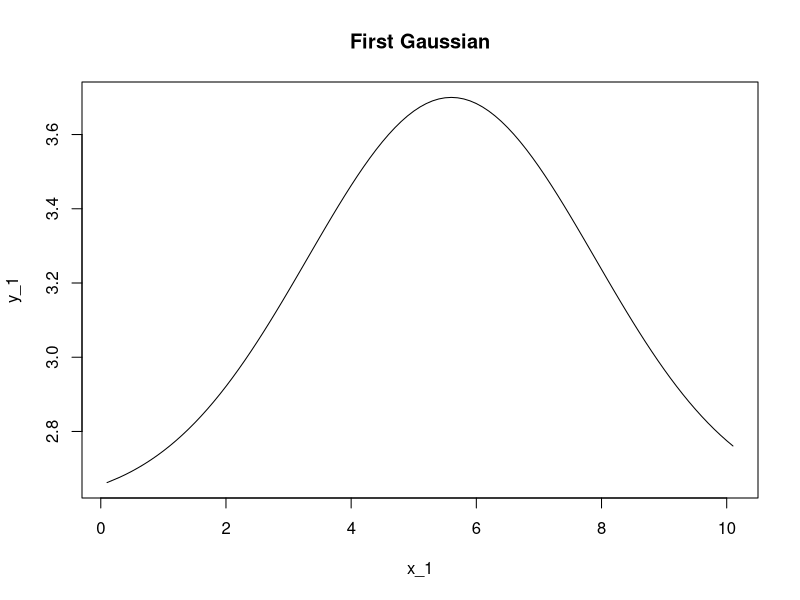
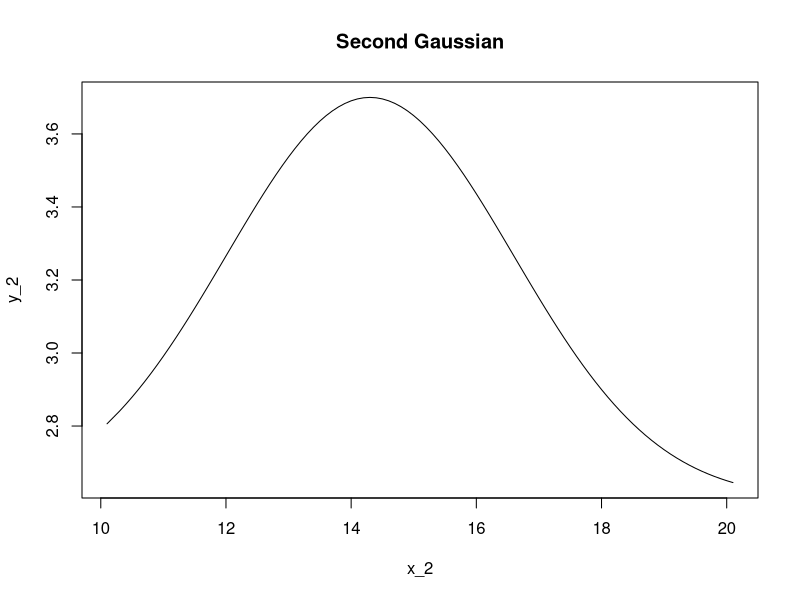
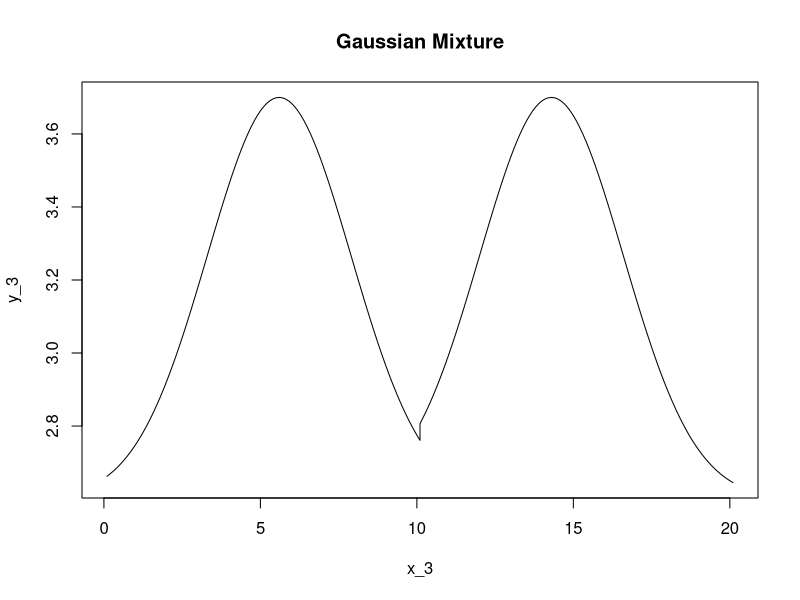
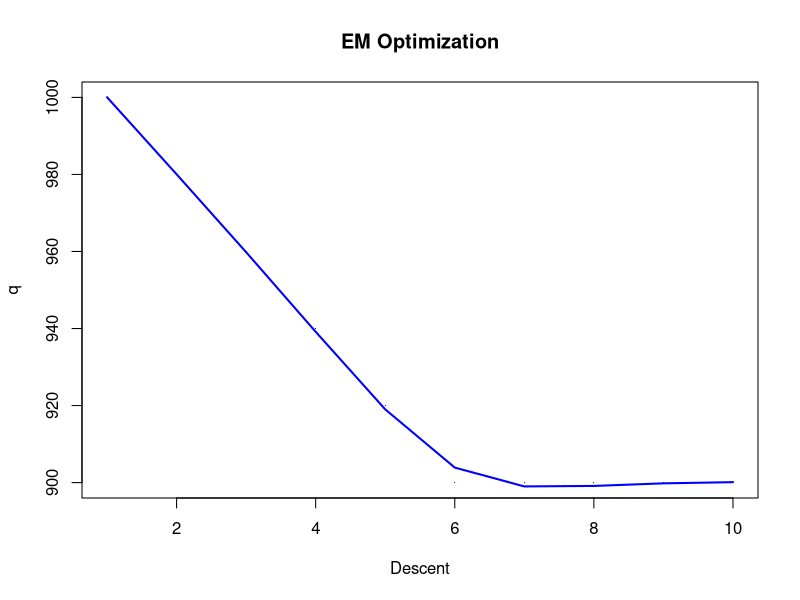

Write R code to recreate these figures, in order.
x_q = c(5.0,4.9,4.8,4.7,4.6,4.5,4.5,4.5,4.5,4.5)
x_1 = 0
y_1 = 0
for(i in 1:100)
{
  x_1[i] = x_1+0.1*i
  y_1[i] = (1.1/((2.73)^(((x_1[i]-5.6)^2)/(2*(2.3)^2))) + 2.6) #Gaussian function
}
plot(x_1,y_1,type="l", main="First Gaussian")  


x_2 = 10
y_2 = 0
for(i in 1:100)
{
  x_2[i] = x_2+0.1*i
  y_2[i] = (1.1/((2.73)^(((x_2[i]-14.3)^2)/(2*(2.3)^2))) + 2.6)
}
title = "Second Gaussian"
plot(x_2,y_2,type="l", main="Second Gaussian")

x_3 = c(x_1,x_2)
y_3 = c(y_1,y_2)
plot(x_3,y_3,type="l",main="Gaussian Mixture")

#Mapping to a higher dimension feature space 
x_12 = x_1 ^ 2
y_12 = y_1 ^ 2
x_1y_1 = x_1 * y_1
x_1y_12 = x_1 * y_12
x_12y_1 = x_12 * y_1
x_12y_12 = x_12 * y_12


x_22 = x_2 ^ 2
y_22 = y_2 ^ 2
x_2y_2 = x_2 * y_2
x_2y_22 = x_2 * y_22
x_22y_2 = x_22 * y_2
x_22y_22 = x_22 * y_22

y_1f = 0
y_1f = cbind(x_1,y_1,x_12,y_12,x_1y_1,x_12y_1,x_1y_12,x_12y_12)
y_1f
y_2f = 0
y_2f = cbind(x_2,y_2,x_22,y_22,x_2y_2,x_22y_2,x_2y_22,x_22y_22)
y_2f


mean_1 = 0
s_dev1 = 0
for(j in 1:8)
{
  mean_1[j] = mean(y_1f[,j])  
  s_dev1[j] = sd(y_1f[,j])
  for(i in 1:100)
  {      
    y_1f[i,j] = ((y_1f[i,j]-mean_1[j])/s_dev1[j])
  }
}
mean_2 = 0
s_dev2 = 0
for(j in 1:8)
{
  mean_2[j] = mean(y_2f[,j])  
  s_dev2[j] = sd(y_2f[,j])
  for(i in 1:100)
  {      
    y_2f[i,j] = ((y_2f[i,j]-mean_2[j])/s_dev2[j])
  }
}
prob_l = matrix(0,nrow = 200 ,ncol = 2)
increment  = 0

#EM
#Initializing the parameters by guessing 
EM_func = function(increment)
{
  alpha = 0
  alpha1 = 1
  alpha2 = 1
  mean_init = 12 + increment
  pl1 = 0
  pl2 = 0
  for(j in 1:100)
  {
    x = y_1f[j,] - mean_init
    x = as.matrix(x)
    co_var1 = cov(y_1f)
    co_var1 = co_var1[1,]
    co_var1 = as.matrix(co_var1)
    co_var2 = cov(y_2f)
    co_var2 = co_var2[1,]
    co_var2 = as.matrix(co_var2)
    pl1[j] = ((1/(((2*pi)^4))*(det(cov(y_1f))^(1/2))) * exp( (-1/2) * t(x)  %*% co_var1 ) )
    pl2[j] = ((1/(((2*pi)^4))*(det(cov(y_2f))^(1/2))) * exp( (-1/2) * t(x)  %*% co_var2 ) )
    x = y_2f[j,] - mean_init
    x = as.matrix(x)
    pl1[j+100] = ((1/(((2*pi)^4))*(det(cov(y_1f))^(1/2))) * exp( (-1/2) * t(x)  %*% co_var1 ) )
    pl2[j+100] = ((1/(((2*pi)^4))*(det(cov(y_2f))^(1/2))) * exp( (-1/2) * t(x)  %*% co_var2 ) )
  }
  
# Probability of L for Gaussian Mixing   
  for(i in 1:100)                             
  {
    prob_l[i,1] = (alpha2 * ((pl1[i]) / (pl1[i] + pl2[i])))
    prob_l[i,2] = (alpha1 * ((pl2[i]) / (pl1[i] + pl2[i])))
  }
  for(i in 101:200)
  {
    prob_l[i,1] = (alpha2 * ((pl2[i]) / (pl1[i] + pl2[i])))
    prob_l[i,2] = (alpha1 * ((pl1[i]) / (pl1[i] + pl2[i])))
  }
  prob_l             
  return(sum(prob_l))  
}
prob_l
q = 0
for ( i in 1:10)
{
  q[i] = EM_func(i) * x_q[i]
}
index = c(1:10)
smoothingSpline = smooth.spline(index, q, spar=0.35, tol = 0.0001)
plot(index,q, pch=".", col="blue", main = "EM Optimization", xlab = "Descent")
lines(smoothingSpline, col = "blue", lwd = 2)

rm(list=ls())
